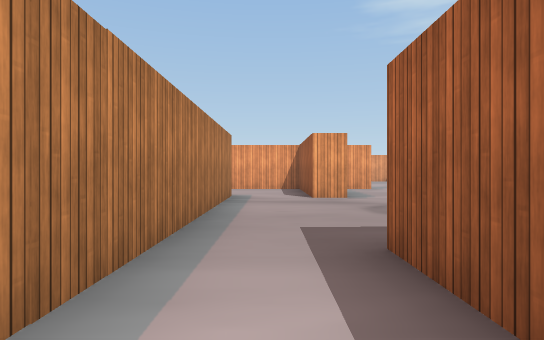
View 1 (above)

23 first-person views from a walk through a 3-D level made in the Unity game engine. The camera is 1.2 m above the floor, looks level and sees 75° across. The floor is counted in squares, 2 m on a side. Each view is taken from the middle of a square. On the plan, view 1 faces up. The plan holds only what a view shows up to about 10 squares ahead; the rest is blank. The place goes on beyond the plan. The player character is not drawn. Some surface patterns are stand-ins.

View 2
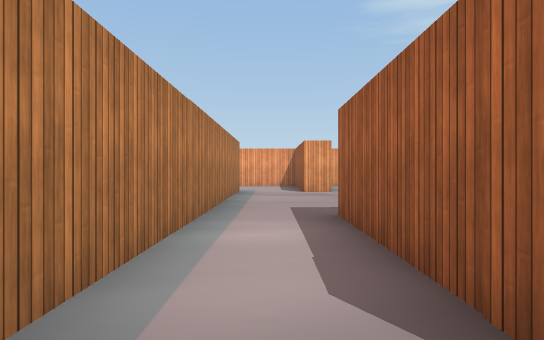

View 3
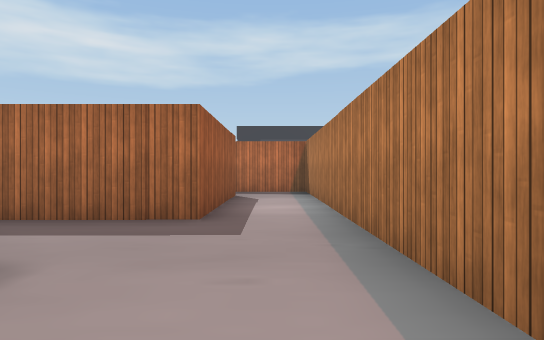

View 4
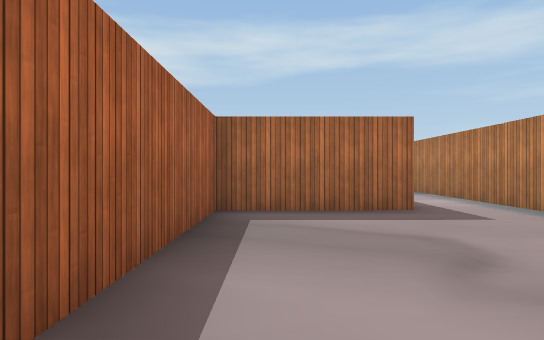

View 5
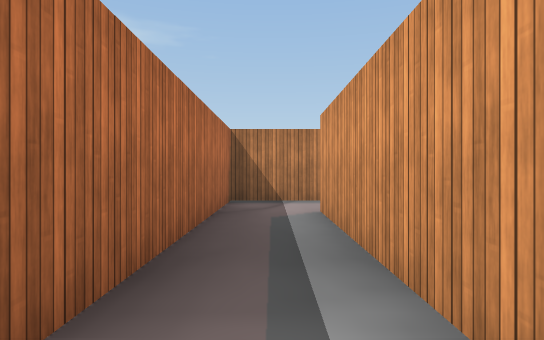

View 6
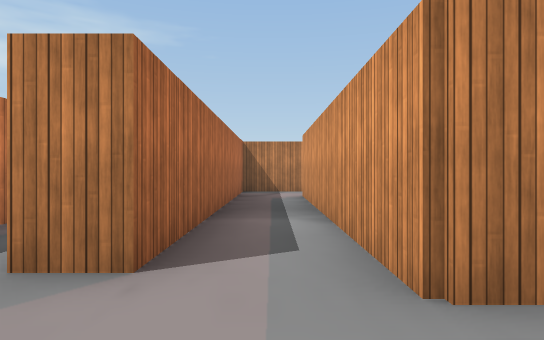

View 7
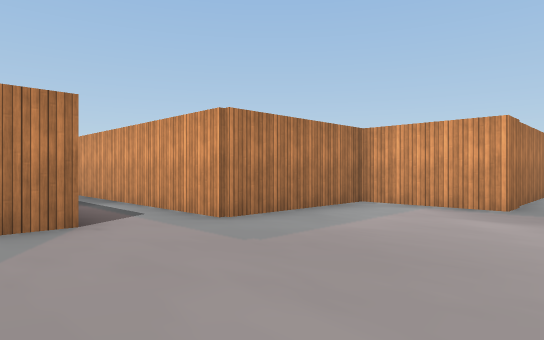

View 8
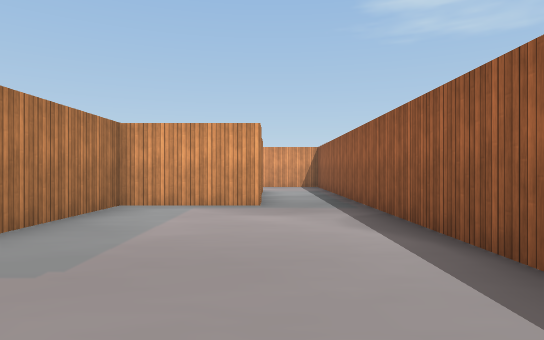

View 9
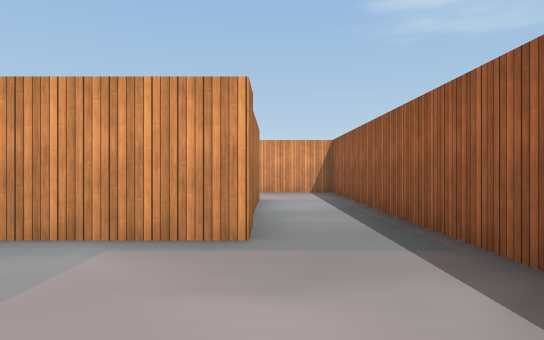

View 10
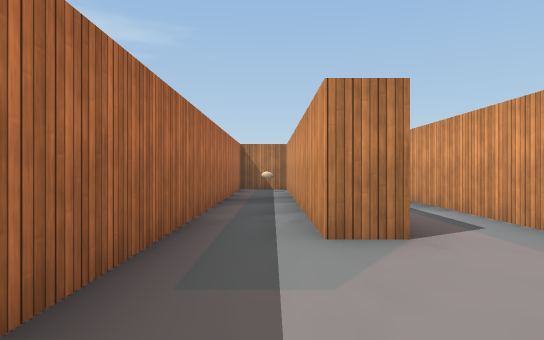

View 11
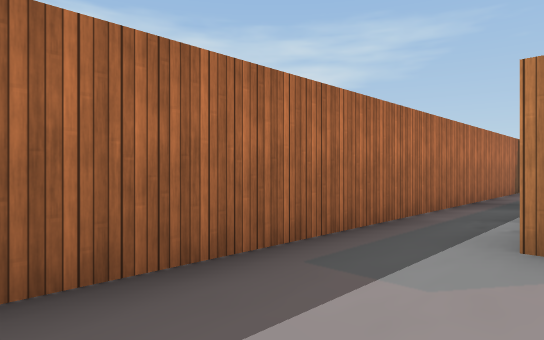

View 12
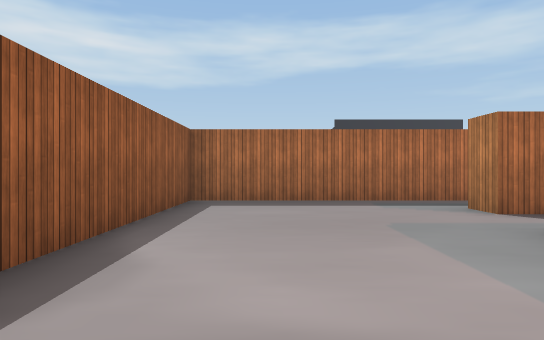

View 13
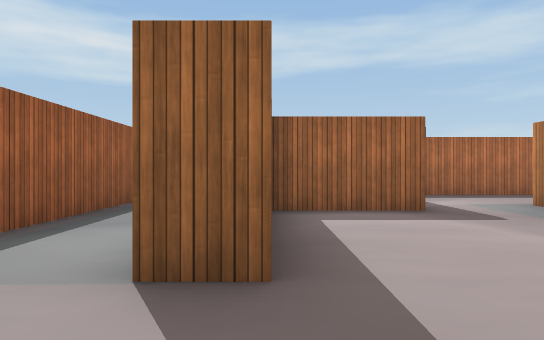

View 14
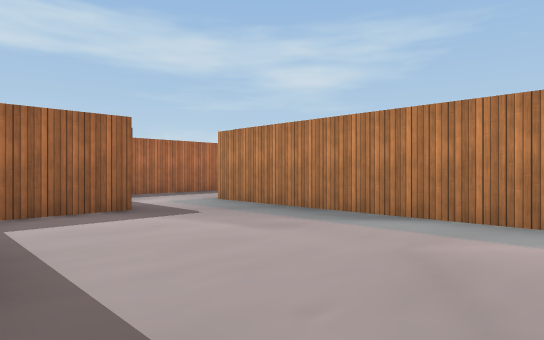

View 15
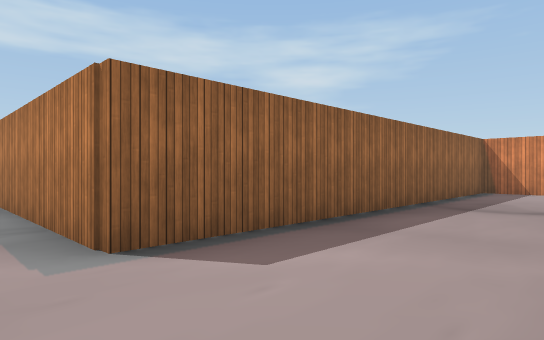

View 16
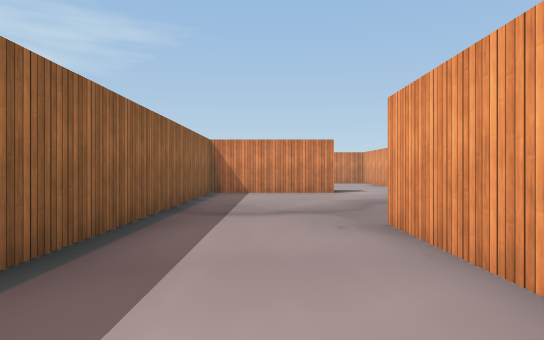

View 17
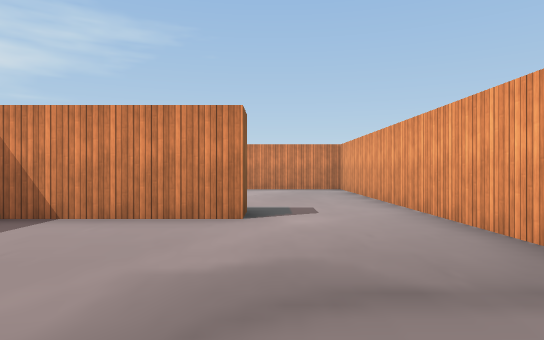

View 18
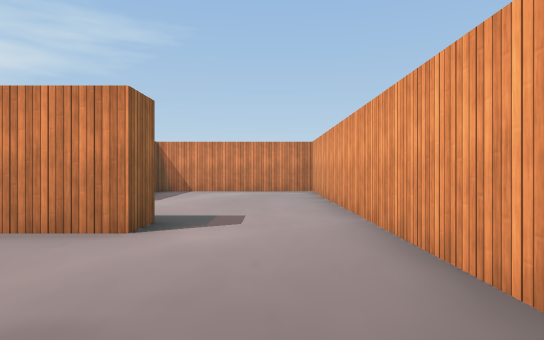

View 19
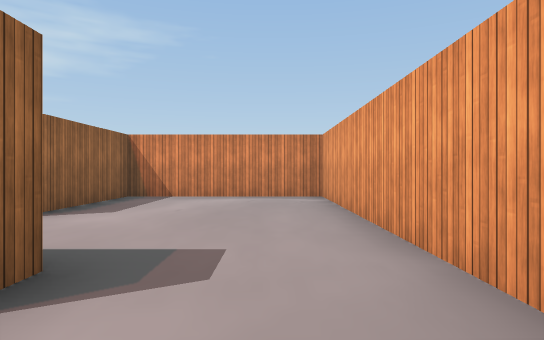

View 20
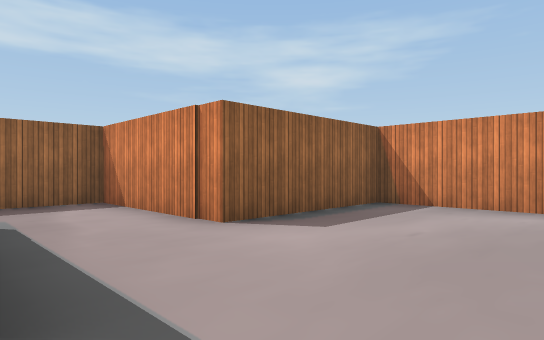

View 21
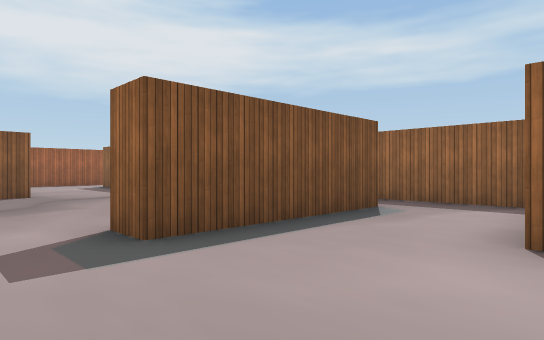

View 22
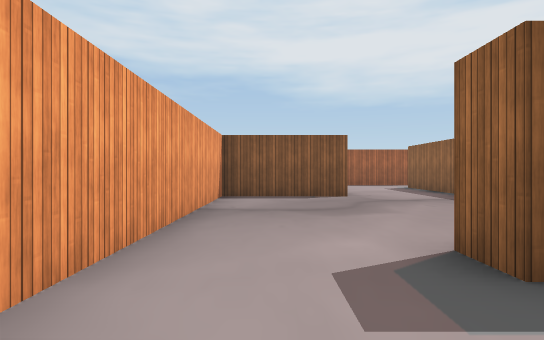

View 23
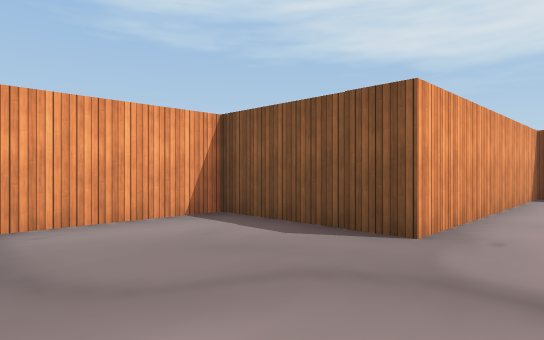

### Floor plan
Key: @ floor where view 1 was taken; # wall or solid block; . floor.
Columns run from 17 left of view 1 to 12 right of it. Each row starts with its distance up from view 1.
 15 #############
 14 #...........#
 13 #...........#
 12 #...........#######
 11 #.....#...........#
 10 #.....#...........#..
  9 ####..#...........#..      ###
  8    #..###########.#.. .......#
  7    #...         #....#.......#
  6    #####        #....#....#..#
  5                 #....#....#..#
  4                 #....#....#..#
  3                 #....#....#..#
  2                 #.####..###..#
  1                 #.#  ...#....#
  0                 #@# ....#....#
 -1                 #.#######....#
 -2                 #............#
 -3                 ########.....#
 -4                 ##...........#
 -5                 ##############

Where each view was taken, in squares from view 1:
view 1: 0 up, 0 right, facing up
view 2: 2 down, 0 right, facing up
view 3: 7 up, 0 right, facing down
view 4: 8 up, 3 right, facing down
view 5: 2 down, 6 right, facing left
view 6: 2 down, 9 right, facing left
view 7: 4 down, 11 right, facing up-left
view 8: 4 down, 10 right, facing up
view 9: 1 down, 10 right, facing up
view 10: 4 down, 10 right, facing left
view 11: 3 down, 10 right, facing down-left
view 12: 2 up, 10 right, facing down
view 13: 8 up, 9 right, facing down
view 14: 8 up, 9 right, facing down-left
view 15: 11 up, 0 right, facing down-left
view 16: 10 up, 1 left, facing left
view 17: 12 up, 6 left, facing left
view 18: 13 up, 7 left, facing left
view 19: 13 up, 9 left, facing left
view 20: 13 up, 11 left, facing down-left
view 21: 13 up, 14 left, facing down-right
view 22: 13 up, 13 left, facing right
view 23: 10 up, 8 left, facing up-right
